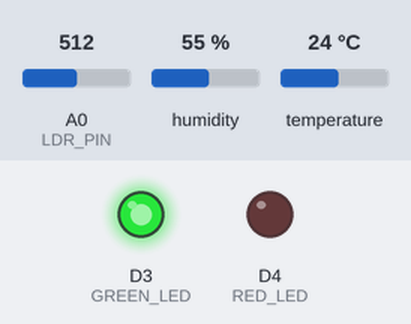
Bench run of a sketch on a simulated ESP8266 (NodeMCU). Shown: output pins drawn as LEDs (lit = HIGH). The inputs (shaded band) are chosen by the test bench; at power-on: temperature 24 °C, A0 (LDR_PIN) = 512, humidity 55 %. WiFi joins after 1.5 s; servers stay silent unless stated; uploads are accepted with an empty reply; what the sketch prints to the serial monitor is not drawn.

Above: at 5.8 s.
5.9 s: temperature set to 28 °C
At 11.3 s:
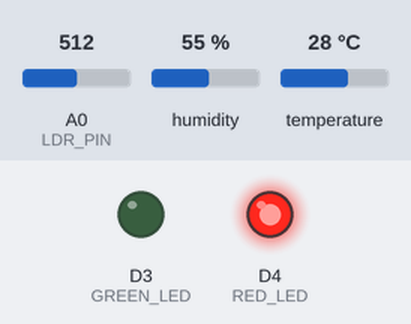
11.6 s: temperature set to 12 °C
At 14.3 s:
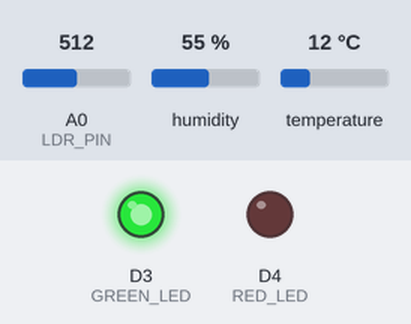
16.4 s: temperature set to 33 °C
At 21.7 s:
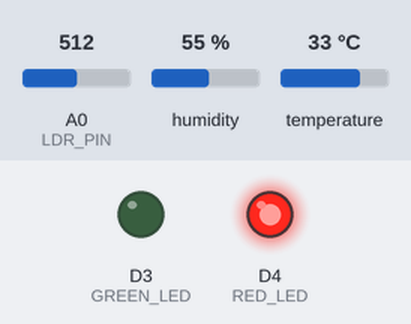
Timing chart, 0 to 23.2 s (numbered marks = the images above; inputs shaded):
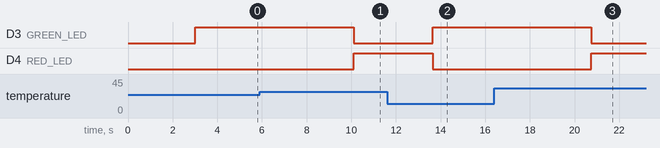

Measured:
- the behaviour switches between 26 and 27 °C on temperature (found by bisection; images 0 and 1)
- after the input at 5.9 s, D3 (GREEN_LED): HIGH → LOW after 4.2 s; D4 (RED_LED): LOW → HIGH after 4.2 s
- after the input at 11.6 s, D3 (GREEN_LED): LOW → HIGH after 2.1 s; D4 (RED_LED): HIGH → LOW after 2.1 s
- after the input at 16.4 s, D3 (GREEN_LED): HIGH → LOW after 4.3 s; D4 (RED_LED): LOW → HIGH after 4.3 s

The sketch:

hackathon.ino
```cpp
#include "DHT.h"
#include <ESP8266WiFi.h> // Make sure you have this line
#include <WiFiClientSecure.h>
#define DHTPIN D2 // Pin connected to the DHT sensor
#define DHTTYPE DHT11 // DHT 11 sensor type
#define LDR_PIN A0
#define GREEN_LED D3 // Green LED connected to pin D3
#define RED_LED D4  // Red LED connected to pin D4

DHT dht(DHTPIN, DHTTYPE); // Create a DHT object

int readingsCount = 0; // Counter for the number of readings
float temperatureSum = 0.0; // Sum of temperature readings
float humiditySum = 0.0; // Sum of humidity readings

const char* ssid = "Unifil Computacao"; // Replace with your WiFi SSID
const char* password = ""; // Replace with your WiFi password
const char* host = "script.google.com";
const char* GAS_ID = "AKfycbwORgSGCvWgrmEcuwJquIFbM9PAylcLQyT5OW-xe3gnUh0gGSk8QuhT5_J9vlmvK-h-Mg"; // Your Google Apps Script ID
void setup() {

  Serial.begin(9600); // Initialize serial communication
  Serial.println("DHTxx test!"); // Print a message

  dht.begin(); // Initialize the DHT sensor
  pinMode(GREEN_LED, OUTPUT); // Set Green LED pin as output
  pinMode(RED_LED, OUTPUT);  // Set Red LED pin as output
}

void loop() {
  // Read temperature and humidity from the DHT sensor
  float humidity = dht.readHumidity();
  float temperature = dht.readTemperature();
  int brightnessValue = analogRead(LDR_PIN);

  float brightnessPercentage = map(brightnessValue, 0, 1024, 0, 100);

  // Check if the readings are valid
  if (isnan(humidity) || isnan(temperature)) {
    Serial.println("Failed to read from DHT");
  } else {
    // Print the current temperature and humidity readings
    Serial.print("Humidity: ");
    Serial.print(humidity);
    Serial.print(" %t");
    Serial.print("Temperature: ");
    Serial.print(temperature);
    Serial.println(" *C");
    Serial.print("Brightness: ");
    Serial.print(brightnessPercentage);
    Serial.println("%");
    Serial.println(brightnessValue);
    String data = String("Humidity=") + humidity + "&Temperature=" + temperature + "&Brightness=" + brightnessPercentage;
    update_google_sheet(data);

    // Calculate the average temperature and humidity after 10 readings
    if (temperature <= 26) {
        digitalWrite(GREEN_LED, HIGH); // Turn on Green LED
        digitalWrite(RED_LED, LOW);  // Turn off Red LED
      } else {
        digitalWrite(GREEN_LED, LOW);  // Turn off Green LED
        digitalWrite(RED_LED, HIGH);   // Turn on Red LED
      }
  }

  delay(2000); // Delay between readings (in milliseconds)
}

void update_google_sheet(String data) {
  Serial.print("Connecting to ");
  Serial.println(host);

  // Connect to WiFi
  Serial.printf("Connecting to WiFi network %s ", ssid);
  WiFi.begin(ssid, password);
  while (WiFi.status() != WL_CONNECTED) {
    Serial.print(".");
    delay(500);
  }
  Serial.println(" connected successfully");

  // Use WiFiClientSecure to establish HTTPS for Google Sheets
  WiFiClientSecure client;
  const int httpPort = 443; // HTTPS port

  client.setInsecure(); // (NOTE: Consider using full certificate verification in production)

  if (!client.connect(host, httpPort)) {
    Serial.println("Connection failed");
    return;
  }

  String url = "/macros/s/" + String(GAS_ID) + "/exec?" + data;
  Serial.print("Requesting URL: ");
  Serial.println(url);

  // Send HTTP GET request
  client.print(String("GET ") + url + " HTTP/1.1\r\n" +
               "Host: " + String(host) + "\r\n" +
               "Connection: close\r\n\r\n");

  // Troubleshooting: Read and print the response
  while (client.available()) {
    String line = client.readStringUntil('\r');
    Serial.println(line);
  }
}
```
